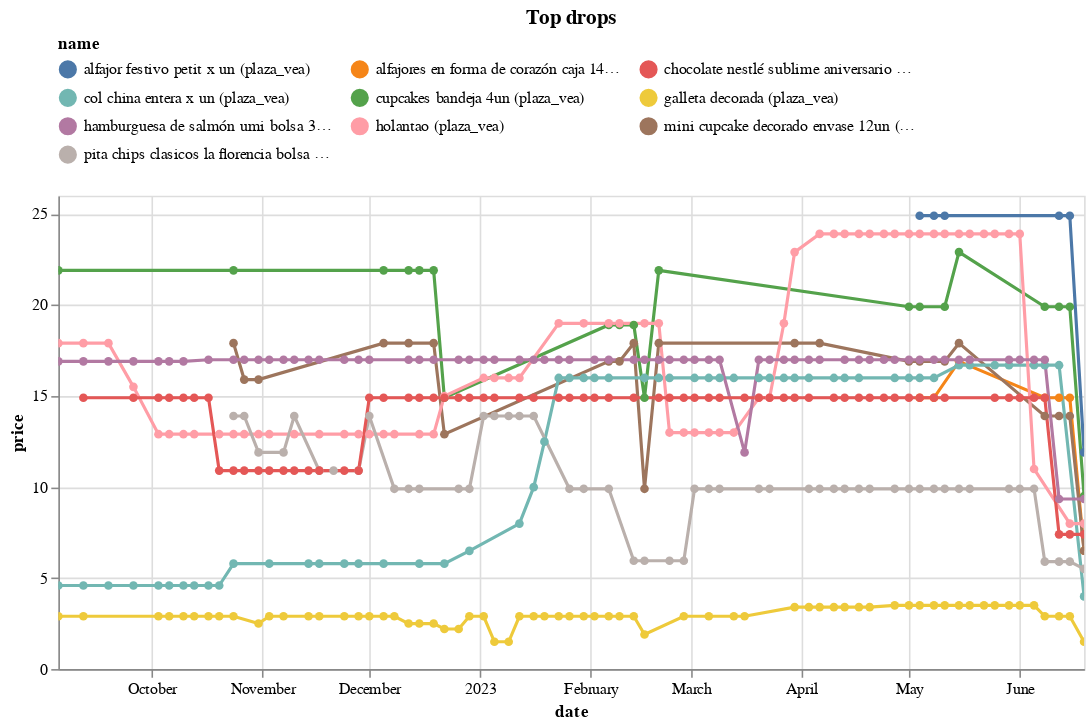

Notebook cell for this chart:
### Code cell
(top_changes
 .sort_values('change')
 .head(10)
 .pipe(plot_changes, 'Top drops')
)

### Figure 1 — Vega-Lite specification as saved in the notebook (floating-point values rounded to 4 significant figures; data arrays with more than 128 entries replaced by an {"elided": "..."} marker saying what was removed)
{"config": {"view": {"continuousWidth": 300, "continuousHeight": 300}, "legend": {"columns": 3, "orient": "top"}}, "data": {"name": "data-9ad0901b496f4541edbdd55d9292350c"}, "mark": {"type": "line", "point": true}, "encoding": {"color": {"field": "name", "scale": {"domain": ["alfajor festivo petit x un (plaza_vea)", "alfajores en forma de corazón caja 14un (plaza_vea)", "chocolate nestlé sublime aniversario paquete 6un (plaza_vea)", "col china entera x un (plaza_vea)", "cupcakes bandeja 4un (plaza_vea)", "galleta decorada (plaza_vea)", "hamburguesa de salmón umi bolsa 360g (plaza_vea)", "holantao (plaza_vea)", "mini cupcake decorado envase 12un (plaza_vea)", "pita chips clasicos la florencia bolsa 150g (plaza_vea)"]}, "type": "nominal"}, "tooltip": [{"field": "name", "type": "nominal"}, {"field": "price", "type": "quantitative"}, {"field": "last_price", "type": "quantitative"}], "x": {"field": "date", "type": "temporal"}, "y": {"field": "price", "type": "quantitative"}}, "params": [{"name": "param_3", "select": {"type": "point", "fields": ["name"]}, "bind": "legend"}, {"name": "param_4", "select": {"type": "interval", "encodings": ["x", "y"]}, "bind": "scales"}], "title": "Top drops", "transform": [{"filter": {"param": "param_3"}}], "width": 650, "$schema": "https://vega.github.io/schema/vega-lite/v5.8.0.json", "datasets": {"data-9ad0901b496f4541edbdd55d9292350c": {"elided": "421 records"}}}
